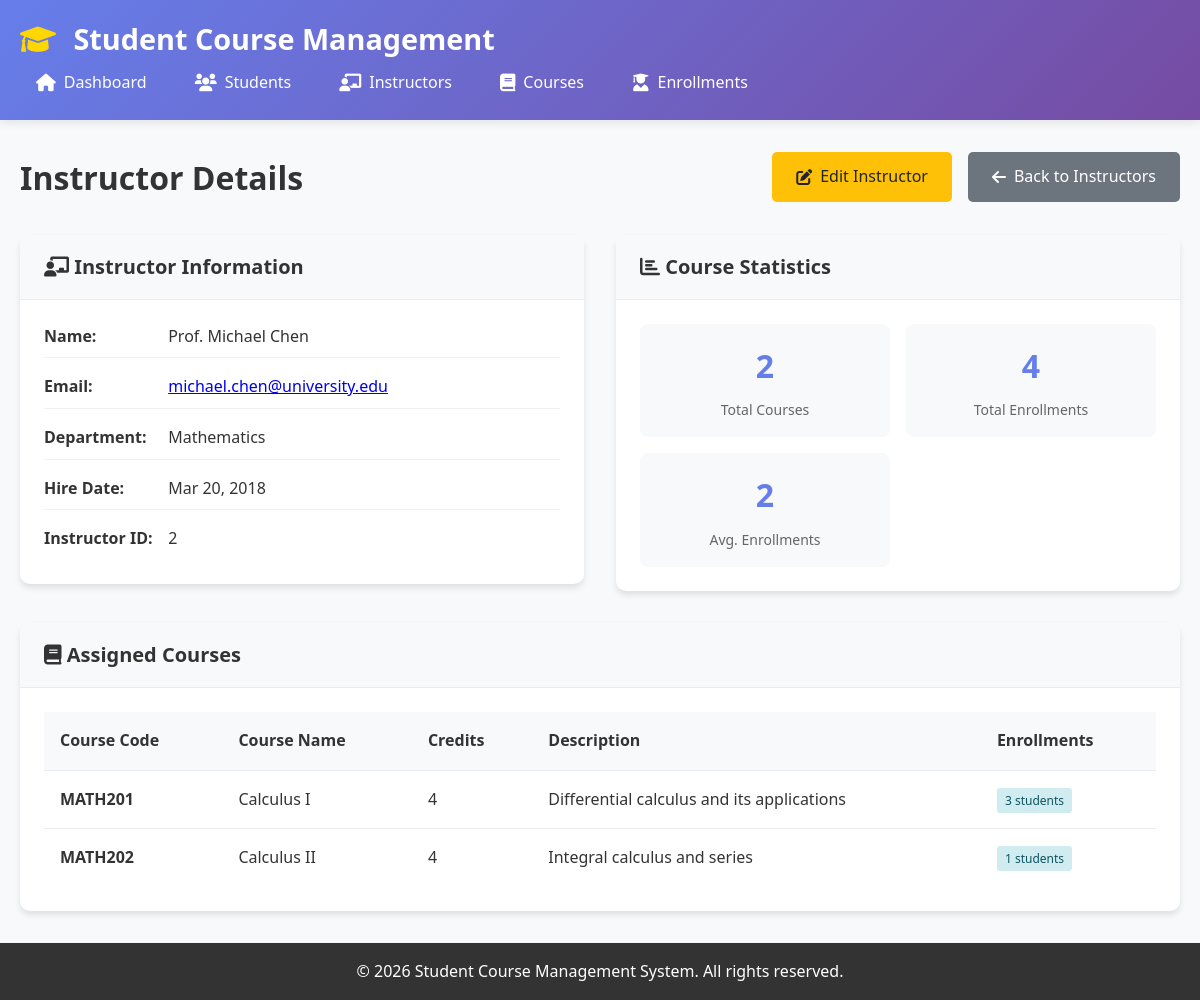
The page /pages/instructors/view.php?id=2 on the database its author committed.
### tables this page shows
CREATE TABLE instructors (
    instructor_id INT AUTO_INCREMENT PRIMARY KEY,
    first_name VARCHAR(50) NOT NULL,
    last_name VARCHAR(50) NOT NULL,
    email VARCHAR(100) UNIQUE NOT NULL,
    department VARCHAR(100),
    hire_date DATE,
    created_at TIMESTAMP DEFAULT CURRENT_TIMESTAMP,
    updated_at TIMESTAMP DEFAULT CURRENT_TIMESTAMP ON UPDATE CURRENT_TIMESTAMP
);

CREATE TABLE courses (
    course_id INT AUTO_INCREMENT PRIMARY KEY,
    course_code VARCHAR(10) UNIQUE NOT NULL,
    course_name VARCHAR(100) NOT NULL,
    credits INT NOT NULL,
    instructor_id INT,
    description TEXT,
    created_at TIMESTAMP DEFAULT CURRENT_TIMESTAMP,
    updated_at TIMESTAMP DEFAULT CURRENT_TIMESTAMP ON UPDATE CURRENT_TIMESTAMP,
    FOREIGN KEY (instructor_id) REFERENCES instructors(instructor_id) ON DELETE SET NULL
);

### config/database.php (called while the page is built, shortened)
<?php
class Database {
    private static $instance = null;
    private $connection;
    private function __construct() {
        try {
            $dsn = "mysql:host=" . DB_HOST . ";dbname=" . DB_NAME . ";charset=" . DB_CHARSET;
            $options = [
                PDO::ATTR_ERRMODE => PDO::ERRMODE_EXCEPTION,
                PDO::ATTR_DEFAULT_FETCH_MODE => PDO::FETCH_ASSOC,
                PDO::ATTR_EMULATE_PREPARES => false,
            ];
            $this->connection = new PDO($dsn, DB_USER, DB_PASS, $options);
        } catch (PDOException $e) {
            error_log("Database connection failed: " . $e->getMessage());
            throw new Exception("Database connection failed. Please try again later.");
        }
    }
    public static function getInstance() {
        if (self::$instance === null) {
            self::$instance = new self();
        }
        return self::$instance;
    }
    public function query($sql, $params = []) {
        try {
            $stmt = $this->connection->prepare($sql);
            $stmt->execute($params);
            return $stmt;
        } catch (PDOException $e) {
            error_log("Database query failed: " . $e->getMessage());
            throw new Exception("Database operation failed. Please try again.");
        }
    }
}
function getDB() {
    return Database::getInstance();
}
?>

### pages/instructors/view.php (the view, shortened to what this page needs)
<?php
require_once '../../includes/header.php';
$instructor_id = isset($_GET['id']) ? (int)$_GET['id'] : 0;
try {
    $db = getDB();
    $stmt = $db->query("SELECT * FROM instructors WHERE instructor_id = ?", [$instructor_id]);
    $instructor = $stmt->fetch();
    $stmt = $db->query("
        SELECT c.*, COUNT(e.enrollment_id) as enrollment_count
        FROM courses c
        LEFT JOIN enrollments e ON c.course_id = e.course_id
        WHERE c.instructor_id = ?
        GROUP BY c.course_id
        ORDER BY c.course_code
    ", [$instructor_id]);
    $courses = $stmt->fetchAll();
} catch (Exception $e) {
    $_SESSION['message'] = 'Error loading instructor: ' . $e->getMessage();
    $_SESSION['message_type'] = 'error';
    header('Location: index.php');
    exit;
}
?>
<div class="page-header">
    <h1 class="page-title">Instructor Details</h1>
    <div class="d-flex gap-2">
        <a href="edit.php?id=<?php echo $instructor_id; ?>" class="btn btn-warning">
            <i class="fas fa-edit"></i> Edit Instructor
        </a>
        <a href="index.php" class="btn btn-secondary">
            <i class="fas fa-arrow-left"></i> Back to Instructors
        </a>
    </div>
</div>
<div class="row">
    <div class="col-md-6">
        <div class="card">
            <div class="card-header">
                <h3><i class="fas fa-chalkboard-teacher"></i> Instructor Information</h3>
            </div>
            <div class="card-body">
                <div class="instructor-info">
                    <div class="info-row">
                        <strong>Name:</strong>
                        <?php echo htmlspecialchars($instructor['first_name'] . ' ' . $instructor['last_name']); ?>
                    </div>
                    <div class="info-row">
                        <strong>Email:</strong>
                        <a href="mailto:<?php echo htmlspecialchars($instructor['email']); ?>">
                            <?php echo htmlspecialchars($instructor['email']); ?>
                        </a>
                    </div>
                    <div class="info-row">
                        <strong>Department:</strong>
                        <?php echo htmlspecialchars($instructor['department'] ?: 'Not specified'); ?>
                    </div>
                    <div class="info-row">
                        <strong>Hire Date:</strong>
                        <?php echo date('M j, Y', strtotime($instructor['hire_date'])); ?>
                    </div>
                    <div class="info-row">
                        <strong>Instructor ID:</strong>
                        <?php echo $instructor['instructor_id']; ?>
                    </div>
                </div>
            </div>
        </div>
    </div>
    <div class="col-md-6">
        <div class="card">
            <div class="card-header">
                <h3><i class="fas fa-chart-bar"></i> Course Statistics</h3>
            </div>
            <div class="card-body">
                <?php
                $total_courses = count($courses);
                $total_enrollments = array_sum(array_column($courses, 'enrollment_count'));
                $avg_enrollments = $total_courses > 0 ? round($total_enrollments / $total_courses, 1) : 0;
                ?>
                <div class="stats-grid">
                    <div class="stat-item">
                        <div class="stat-number"><?php echo $total_courses; ?></div>
                        <div class="stat-label">Total Courses</div>
                    </div>
                    <div class="stat-item">
                        <div class="stat-number"><?php echo $total_enrollments; ?></div>
                        <div class="stat-label">Total Enrollments</div>
                    </div>
                    <div class="stat-item">
                        <div class="stat-number"><?php echo $avg_enrollments; ?></div>
                        <div class="stat-label">Avg. Enrollments</div>
                    </div>
                </div>
            </div>
        </div>
    </div>
</div>
<div class="card mt-4">
    <div class="card-header">
        <h3><i class="fas fa-book"></i> Assigned Courses</h3>
    </div>
    <div class="card-body">
        <?php if (!empty($courses)): ?>
            <div class="table-responsive">
                <table class="table">
                    <thead>
                        <tr>
                            <th>Course Code</th>
                            <th>Course Name</th>
                            <th>Credits</th>
                            <th>Description</th>
                            <th>Enrollments</th>
                        </tr>
                    </thead>
                    <tbody>
                        <?php foreach ($courses as $course): ?>
                            <tr>
                                <td><strong><?php echo htmlspecialchars($course['course_code']); ?></strong></td>
                                <td><?php echo htmlspecialchars($course['course_name']); ?></td>
                                <td><?php echo $course['credits']; ?></td>
                                <td>
                                    <?php
                                    if ($course['description']) {
                                        echo htmlspecialchars(substr($course['description'], 0, 100));
                                    } else {
                                        echo '<em>No description</em>';
                                    }
                                    ?>
                                </td>
                                <td>
                                    <span class="badge badge-info">
                                        <?php echo $course['enrollment_count']; ?> students
                                    </span>
                                </td>
                            </tr>
                        <?php endforeach; ?>
                    </tbody>
                </table>
            </div>
        <?php else: ?>
            <p class="text-muted">No courses assigned to this instructor.</p>
        <?php endif; ?>
    </div>
</div>
<?php require_once '../../includes/footer.php'; ?>

### css/style.css (style rules this page uses)
* { margin: 0; padding: 0; box-sizing: border-box; }
body { font-family: 'Segoe UI', Tahoma, Geneva, Verdana, sans-serif; line-height: 1.6; color: #333; background-color: #f8f9fa; }
.page-header { display: flex; justify-content: space-between; align-items: center; margin-bottom: 2rem; flex-wrap: wrap; gap: 1rem; }
.page-title { font-size: 2rem; color: #333; margin: 0; }
.btn { display: inline-flex; align-items: center; gap: 0.5rem; padding: 0.75rem 1.5rem; border: none; border-radius: 5px; text-decoration: none; font-size: 1rem; font-weight: 500; cursor: pointer; transition: all 0.3s ease; text-align: center; }
.btn-warning { background: #ffc107; color: #212529; }
.btn-secondary { background: #6c757d; color: white; }
.table { width: 100%; border-collapse: collapse; }
.table th, .table td { padding: 1rem; text-align: left; border-bottom: 1px solid #e9ecef; }
.table th { background-color: #f8f9fa; font-weight: 600; color: #333; }
.table tbody tr:last-child td { border-bottom: none; }
.row { display: grid; grid-template-columns: repeat(auto-fit, minmax(300px, 1fr)); gap: 2rem; margin-bottom: 2rem; }
.col-md-6 { min-width: 0; }
.card { background: white; border-radius: 10px; box-shadow: 0 4px 6px rgba(0,0,0,0.1); overflow: hidden; }
.card-header { background: #f8f9fa; padding: 1rem 1.5rem; border-bottom: 1px solid #e9ecef; }
.card-header h3 { margin: 0; font-size: 1.25rem; color: #333; }
.card-body { padding: 1.5rem; }
.gap-2 { gap: 1rem; }
.table-responsive { overflow-x: auto; }
.d-flex { display: flex; }
.badge { padding: 0.25rem 0.5rem; border-radius: 3px; font-size: 0.75rem; font-weight: 500; }
.student-info .info-row, .course-info .info-row, .instructor-info .info-row { margin-bottom: 1rem; padding-bottom: 0.5rem; border-bottom: 1px solid #f0f0f0; }
.student-info .info-row:last-child, .course-info .info-row:last-child, .instructor-info .info-row:last-child { border-bottom: none; margin-bottom: 0; }
.student-info .info-row strong, .course-info .info-row strong, .instructor-info .info-row strong { display: inline-block; width: 120px; color: #333; }
.stats-grid { display: grid; grid-template-columns: repeat(2, 1fr); gap: 1rem; }
.stat-item { text-align: center; padding: 1rem; background: #f8f9fa; border-radius: 8px; }
.stat-number { font-size: 2rem; font-weight: bold; color: #667eea; margin-bottom: 0.5rem; }
.stat-label { color: #666; font-size: 0.875rem; }
.badge-info { background-color: #d1ecf1; color: #0c5460; }

### rows shown on the page
instructors: first_name+last_name "Prof. Michael Chen", email "michael.chen@university.edu", department "Mathematics", hire_date "Mar 20, 2018", instructor_id "2"
courses: course_code "MATH201", course_name "Calculus I", credits "4", description "Differential calculus and its applications", enrollment_count "3"
courses: course_code "MATH202", course_name "Calculus II", credits "4", description "Integral calculus and series", enrollment_count "1"

### other values the page prints
$total_courses "2"
$total_enrollments "4"
$avg_enrollments "2"
